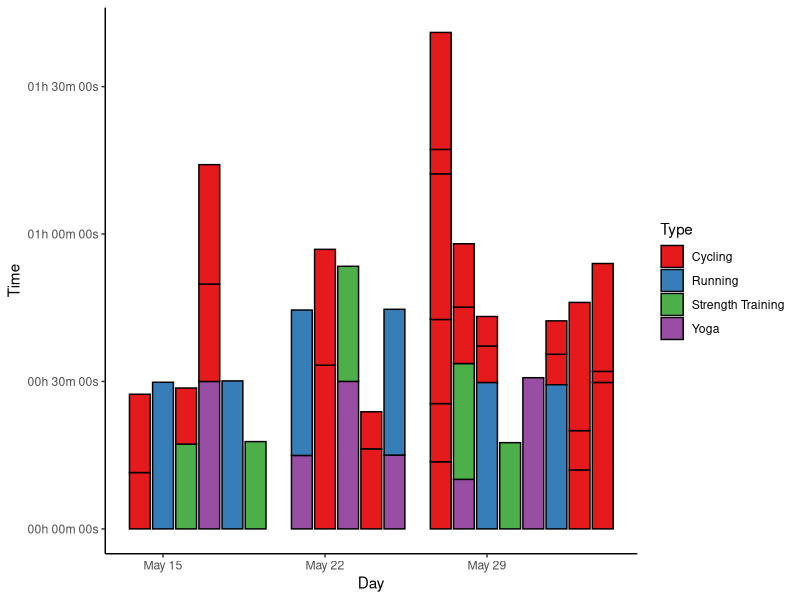
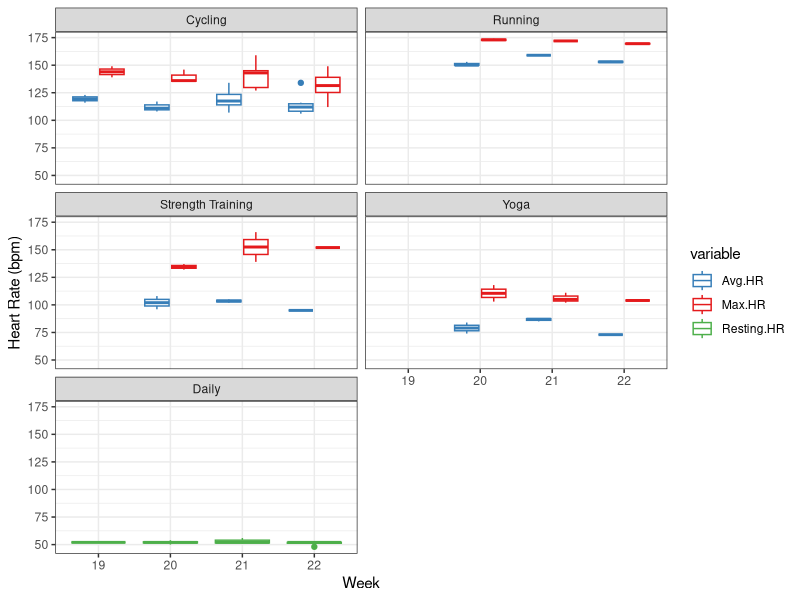
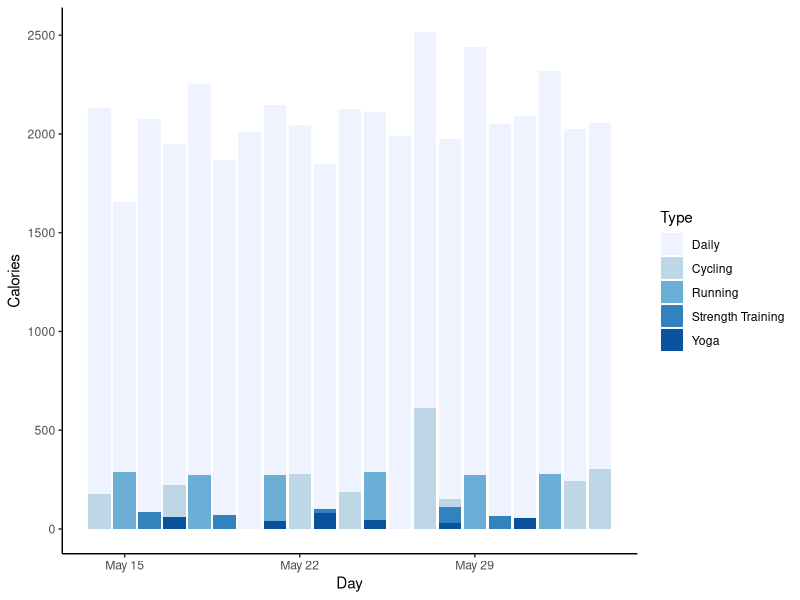
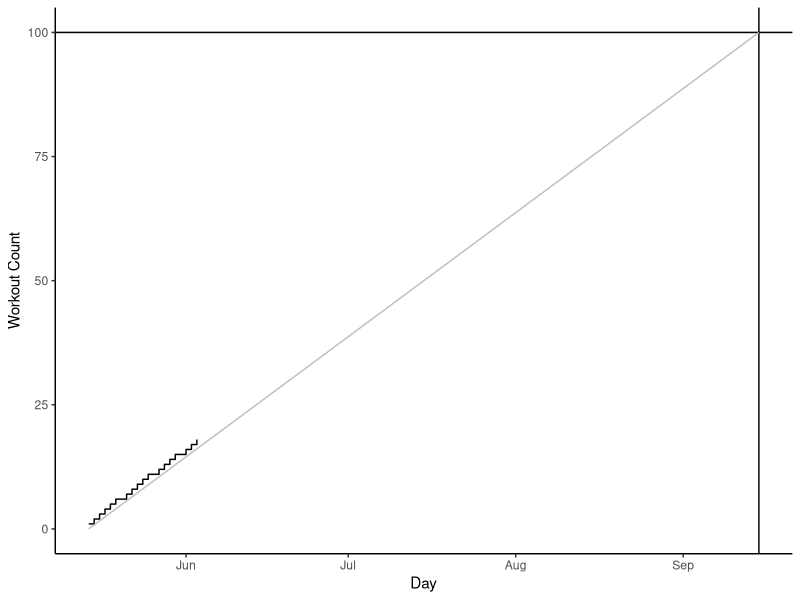

Here is the R script that generated these plots, in order:
## ---- chunk 1
setwd("C:/Users/Sarah/Dropbox/Fitness/SummerPain")
options(stringsAsFactors=FALSE)

library(chron)
library(plyr)
library(knitr)
library(ggplot2)
library(scales)
library(reshape2)
library(car)
## ---- chunk 2
# read in data
week1 <- read.table("Week1.csv", header=TRUE, sep=",", na.strings=c("NA", "--", ""))
week2 <- read.table("Week2.csv", header=TRUE, sep=",", na.strings=c("NA", "--", ""))
week3 <- read.table("Week3.csv", header=TRUE, sep=",", na.strings=c("NA", "--", ""))

# combine data
data <- rbind(week3, week2, week1)

# convert time/date objects
data$Start <- as.POSIXct(data$Start, format="%a, %d %B %Y %H:%M")
data$Time <- times(data$Time)

# remove morning exercise
dataf <- data[!data$Type=="Other", ]

# convert exercise type to factor and reorder for plotting
a <- recode(as.numeric(as.factor(dataf$Type)), "1=1; 2=5; 3=2; 4=3; 5=4")
dataf$Types <- reorder(dataf$Type, a)

# first look
summary(data)
dataf
## ---- chunk 3
# extract day from activity start
dataf$Day <- as.Date(dataf$Start)

# ignore daily data for plotting
datas <- subset(dataf, !Type=="Daily")

p1 <- ggplot(datas, aes(x=Day, y=Time, fill=Type)) +
  geom_bar(stat="identity", colour="black") + scale_fill_brewer(palette="Set1")
p1 <- p1 + scale_y_chron(labels=date_format("%Hh %Mm %Ss"))
p1 <- p1 + theme_classic()
p1
## ---- chunk 4
# melt HR data
HRdata <- melt(dataf, id.vars=c("Activity", "Types", "Day"),
               measure.vars=c("Avg.HR", "Max.HR", "Resting.HR"))

# group by week
HRdata$Week <- format(HRdata$Day, format="%W")

p2 <- ggplot(data=HRdata, aes(x=factor(Week), y=value, colour=variable)) +
  geom_boxplot() + scale_colour_manual(values=c("#377EB8", "#E41A1C", "#4DAF4A"))
p2 <- p2 + facet_wrap(~factor(Types), nrow=3)
p2 <- p2 + theme_bw() + labs(y="Heart Rate (bpm)", x="Week")
p2
## ---- chunk 5
#reorder types for this plo
#reorder types for this plot
b <- recode(as.numeric(as.factor(dataf$Types)), "1=2; 2=3; 3=4; 4=5; 5=1")
dataf$Types <- reorder(dataf$Type, b)

# sum up calories per exercise type per day
datac <- dcast(dataf, Day ~ Types, sum, value.var="Calories")
datacm <- melt(datac, id.vars="Day")
colnames(datacm) <- c("Day", "Type", "Calories")

p3 <- ggplot(datacm, aes(x=Day, y=Calories, fill=Type)) +
  geom_bar(stat="identity", position="identity") + scale_fill_brewer()
p3 <- p3 + theme_classic()
p3
## ---- chunk 6
# calculate workout count (one per day, if strength, running or cycling)
datac$Count <- ifelse(datac$Cycling>0 | datac$Running>0 | datac$`Strength Training`>0, 1, 0)

# x axis limits
lims <- as.Date(c("2017-05-14", "2017-09-15"))

p4  <- ggplot(datac, aes(x=Day, y=cumsum(Count))) + geom_step()
p4 <- p4 + scale_x_date(limits=lims) + ylim(c(0,100))
p4 <- p4 + geom_hline(yintercept=100) + geom_vline(xintercept=as.numeric(as.Date("2017-09-15")))
p4 <- p4 + geom_line(data=data.frame(x=lims, y=c(0,100)), aes(x=x, y=y), col="grey")
p4 <- p4 + theme_classic() + labs(y="Workout Count", x="Day")
p4
## ---- chunk 7
kable(ddply(dataf, .(Type), summarise, duration=sum(Time), calories=sum(Calories)), format="html", table.attr="style='width:30%;'")
